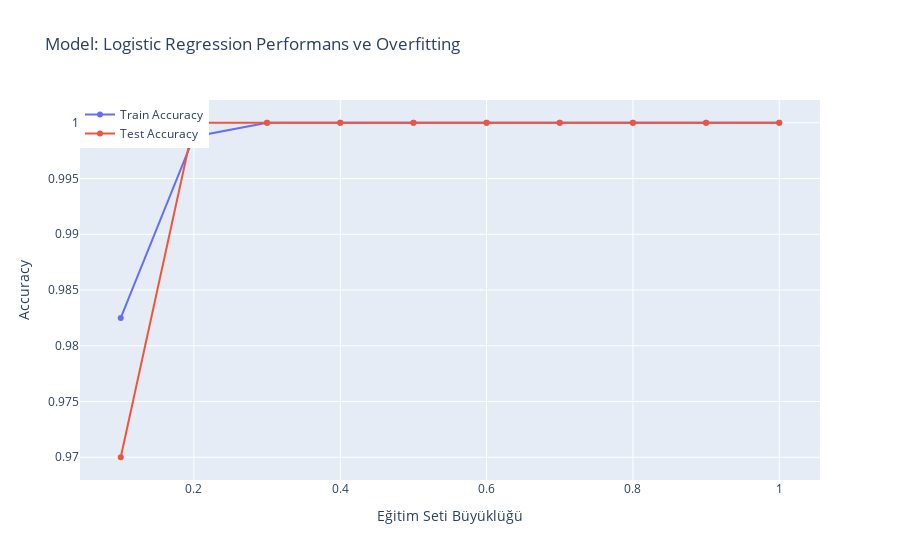
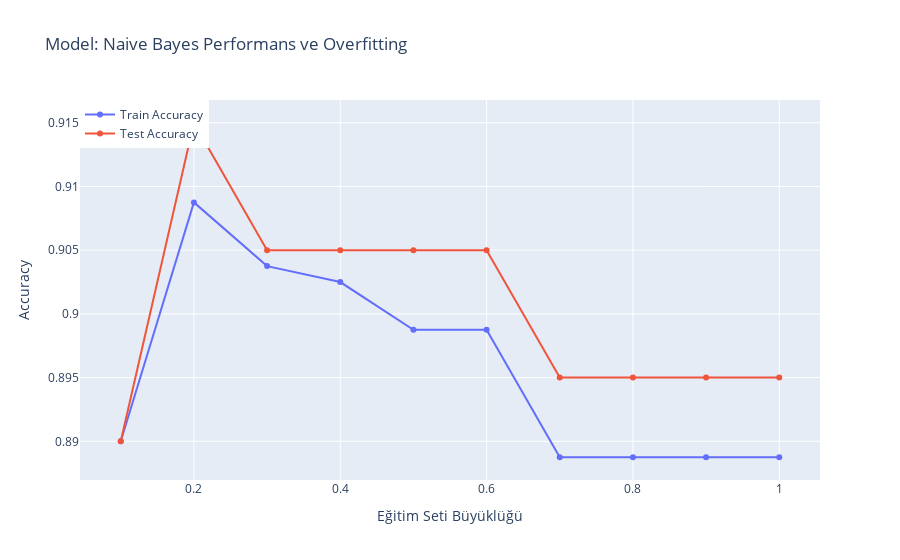
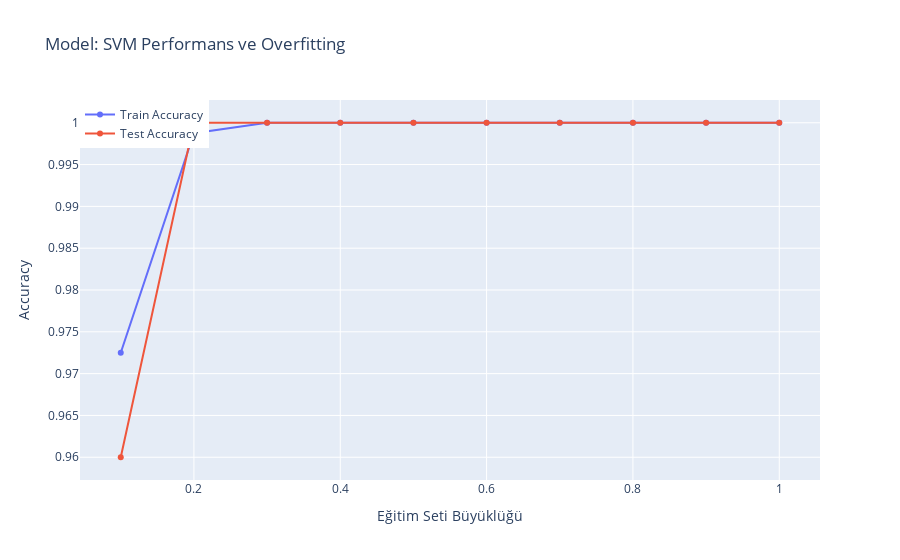
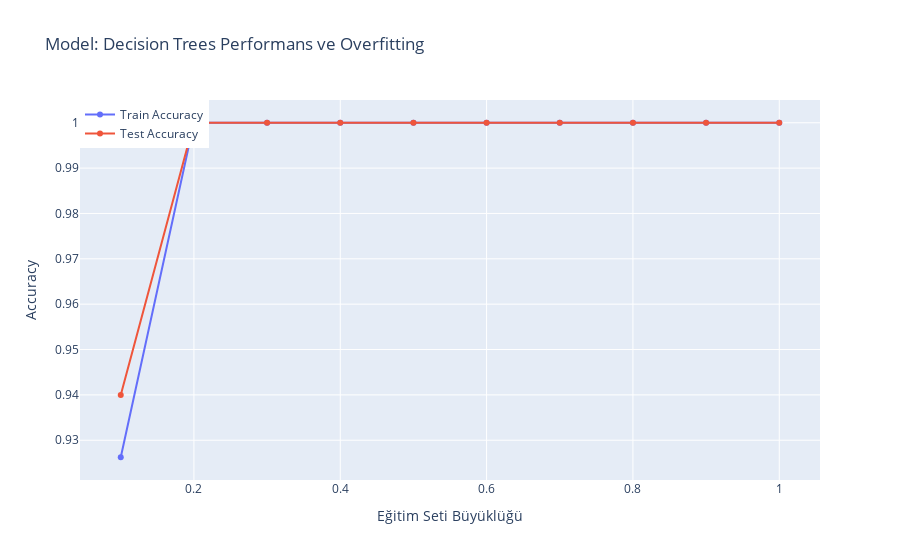

Write notebook code for charts like these, in order.
### Code cell
import time 

for name, model in models.items():
    start = time.time()
    
    print("Model:", name)
    evaluate_model(model, name, X_train, X_test, y_train, y_test)
    
    end = time.time()
    elapsed_time = end - start
    print(f"Değerlendirme Süresi: {int(elapsed_time//60)}:{int(elapsed_time%60)}")
    print("="*100, "\n\n")

### Figure 1 — Plotly figure (JSON) as saved in the notebook; plotly's stock layout.template omitted (floating-point values rounded to 4 significant figures)
{"data": [{"mode": "lines+markers", "name": "Train Accuracy", "type": "scatter", "x": [0.1, 0.2, 0.3, 0.4, 0.5, 0.6, 0.7, 0.8, 0.9, 1], "y": [0.9825, 0.9988, 1, 1, 1, 1, 1, 1, 1, 1]}, {"mode": "lines+markers", "name": "Test Accuracy", "type": "scatter", "x": [0.1, 0.2, 0.3, 0.4, 0.5, 0.6, 0.7, 0.8, 0.9, 1], "y": [0.97, 1, 1, 1, 1, 1, 1, 1, 1, 1]}], "layout": {"legend": {"traceorder": "normal", "x": 0, "y": 1}, "title": {"text": "Model: Logistic Regression Performans ve Overfitting"}, "xaxis": {"title": {"text": "Eğitim Seti Büyüklüğü"}}, "yaxis": {"title": {"text": "Accuracy"}}}}

### Figure 2 — Plotly figure (JSON) as saved in the notebook; plotly's stock layout.template omitted (floating-point values rounded to 4 significant figures)
{"data": [{"mode": "lines+markers", "name": "Train Accuracy", "type": "scatter", "x": [0.1, 0.2, 0.3, 0.4, 0.5, 0.6, 0.7, 0.8, 0.9, 1], "y": [0.89, 0.9087, 0.9038, 0.9025, 0.8988, 0.8988, 0.8888, 0.8888, 0.8888, 0.8888]}, {"mode": "lines+markers", "name": "Test Accuracy", "type": "scatter", "x": [0.1, 0.2, 0.3, 0.4, 0.5, 0.6, 0.7, 0.8, 0.9, 1], "y": [0.89, 0.915, 0.905, 0.905, 0.905, 0.905, 0.895, 0.895, 0.895, 0.895]}], "layout": {"legend": {"traceorder": "normal", "x": 0, "y": 1}, "title": {"text": "Model: Naive Bayes Performans ve Overfitting"}, "xaxis": {"title": {"text": "Eğitim Seti Büyüklüğü"}}, "yaxis": {"title": {"text": "Accuracy"}}}}

### Figure 3 — Plotly figure (JSON) as saved in the notebook; plotly's stock layout.template omitted (floating-point values rounded to 4 significant figures)
{"data": [{"mode": "lines+markers", "name": "Train Accuracy", "type": "scatter", "x": [0.1, 0.2, 0.3, 0.4, 0.5, 0.6, 0.7, 0.8, 0.9, 1], "y": [0.9725, 0.9988, 1, 1, 1, 1, 1, 1, 1, 1]}, {"mode": "lines+markers", "name": "Test Accuracy", "type": "scatter", "x": [0.1, 0.2, 0.3, 0.4, 0.5, 0.6, 0.7, 0.8, 0.9, 1], "y": [0.96, 1, 1, 1, 1, 1, 1, 1, 1, 1]}], "layout": {"legend": {"traceorder": "normal", "x": 0, "y": 1}, "title": {"text": "Model: SVM Performans ve Overfitting"}, "xaxis": {"title": {"text": "Eğitim Seti Büyüklüğü"}}, "yaxis": {"title": {"text": "Accuracy"}}}}

### Figure 4 — Plotly figure (JSON) as saved in the notebook; plotly's stock layout.template omitted (floating-point values rounded to 4 significant figures)
{"data": [{"mode": "lines+markers", "name": "Train Accuracy", "type": "scatter", "x": [0.1, 0.2, 0.3, 0.4, 0.5, 0.6, 0.7, 0.8, 0.9, 1], "y": [0.9263, 1, 1, 1, 1, 1, 1, 1, 1, 1]}, {"mode": "lines+markers", "name": "Test Accuracy", "type": "scatter", "x": [0.1, 0.2, 0.3, 0.4, 0.5, 0.6, 0.7, 0.8, 0.9, 1], "y": [0.94, 1, 1, 1, 1, 1, 1, 1, 1, 1]}], "layout": {"legend": {"traceorder": "normal", "x": 0, "y": 1}, "title": {"text": "Model: Decision Trees Performans ve Overfitting"}, "xaxis": {"title": {"text": "Eğitim Seti Büyüklüğü"}}, "yaxis": {"title": {"text": "Accuracy"}}}}
